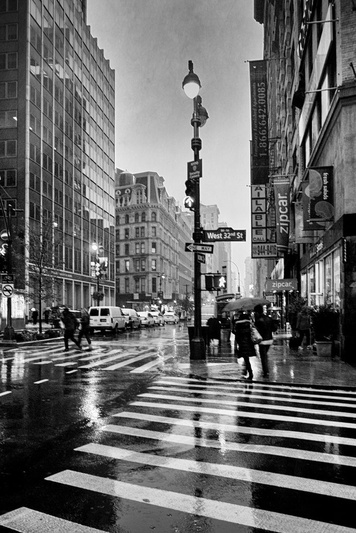
%> input picture SVD Demo/street.jpg, 356 x 533 px, shrunk from 683 x 1024 before the run
$ octave ImageCompressionBySVD.m   (GNU Octave 9; MATLAB toolbox functions it lacks are replaced by stand-ins)
%> lines starting %> are read from the running program, lines starting %| are printed output that depends on the picture
clc; clear all; format compact;

k = 50; % rank of SVD approximation

image = 4; % choose a number 1 to 4 identifying a file name
names = ["dice","cat","piano","street"];
A = imread(names(image)+".jpg");
%> A is the input picture: size 533x356x3 uint8; min 0, max 255, mean 105.6
% A = imread('dice.jpg');

% Display the Orginal Image
A = rgb2gray(A);
%> A: size 533x356 uint8
figure(1)
imshow(A)
title(sprintf('Original (%d by %d)',size(A)))

% SVD Factorization and Truncation
[U1, S1, V1] = svd(double(A));
U = U1(:, 1:k);
V = V1(:, 1:k);
S = S1(1:k, 1:k);

% Display the Approximated Image
A_new = uint8(U*S*V');
figure(2)
imshow(uint8(A_new))
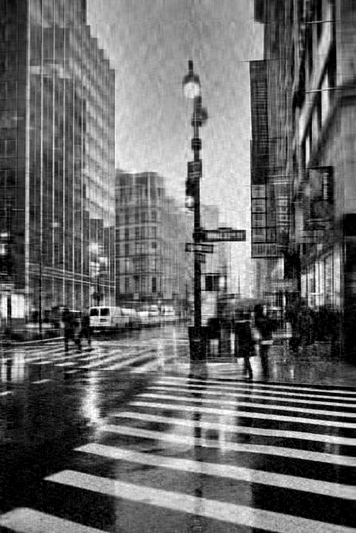
%> displayed picture: size 533x356, on the screen's scale of 0 to 255; min 0, max 255, mean 105.8
title(sprintf('Rank %d Approximation',size(S,1)))

% Singular Value Plot
i = 1:min(size(S1));
%> i = 356 values from 1 to 356
figure (3)
plot(max(S1(:,i)), 'LineWidth', 2)
title('Singular Values in Descending Order')
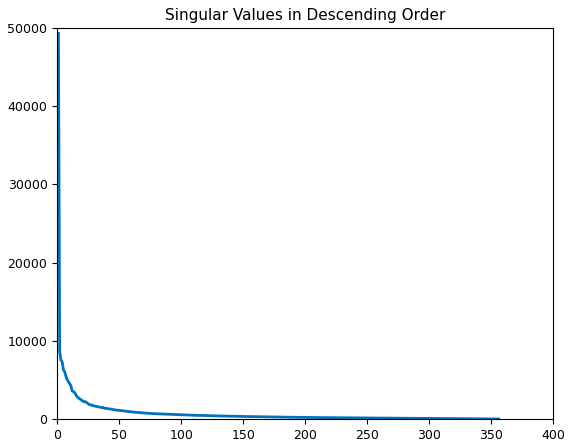
%> figure redrawn from the program's plot data; curve peaks at x = 1, y = 49319.1
